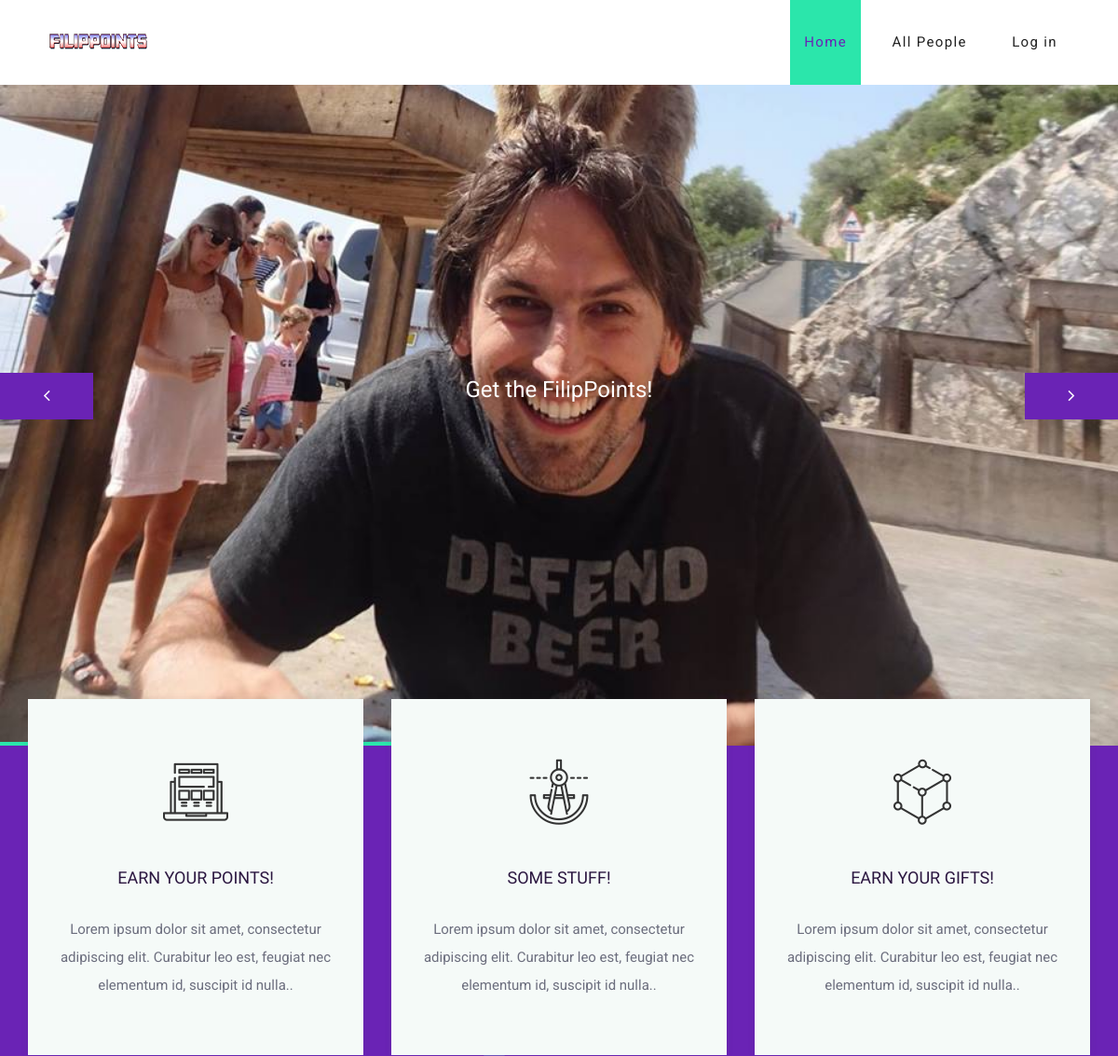
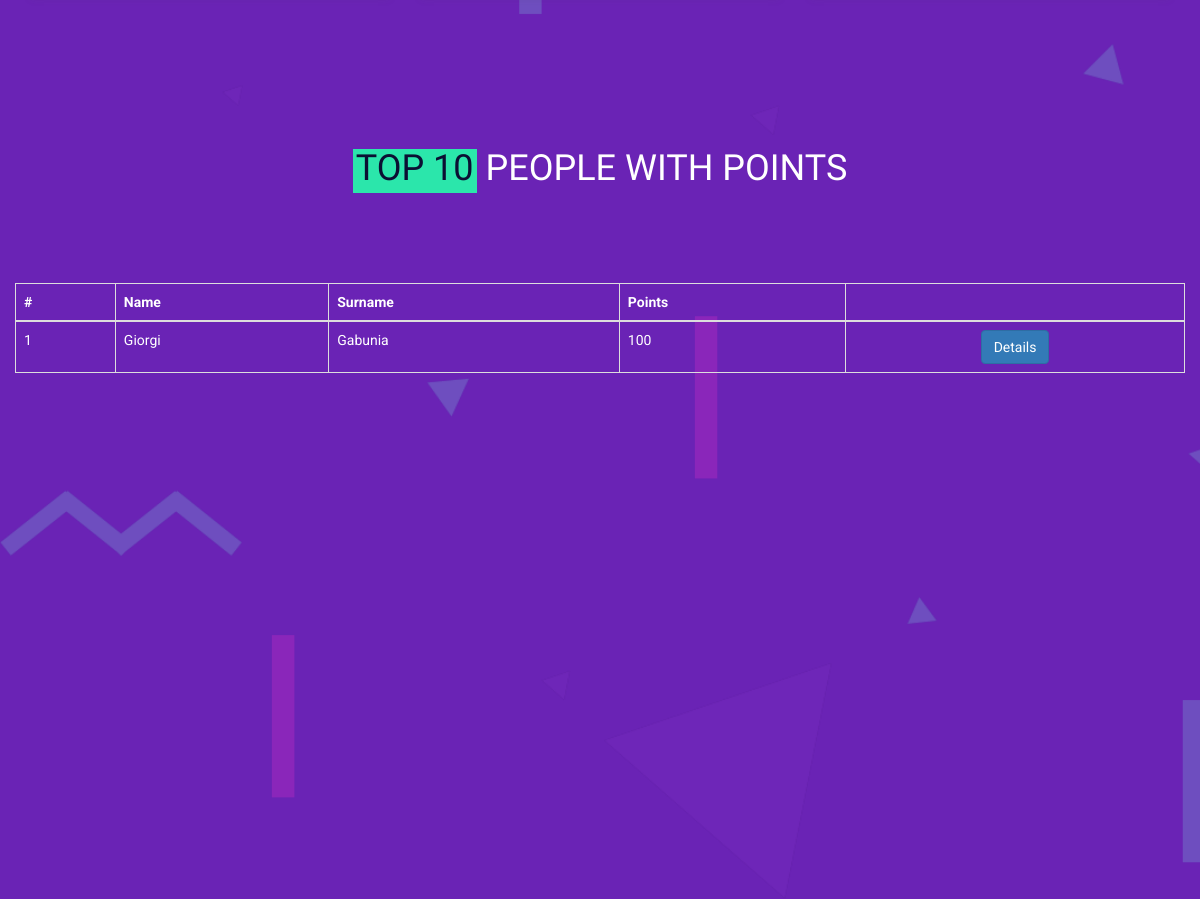
The page / on the database its author committed (2 pictures, top to bottom).
### fp_app/models.py (models this page shows, shortened)
class Person(models.Model):
    first_name = models.CharField(max_length = 256)
    last_name = models.CharField(max_length = 256, blank = True)
    points = models.IntegerField(default = 0)
    last_update = models.DateTimeField(default = datetime.now)

### fp_app/views.py (the view)
# urls.py: path('', views.Index.as_view(), name = 'index'),
class Index(ListView):
    model = models.Person
    ordering = ['-points']
    template_name = 'fp_app/index.html'

### fp_app/templates/fp_app/index.html (shortened to what this page needs)
{% extends "base.html" %}
{% load staticfiles %}
{% block content %}
	<div class="hero-section">
		<div class="hero-content">
			<div class="hero-center">
				<p class="slider-text">Get the FilipPoints!</p>
			</div>
		</div>
		<div id="hero-slider" class="owl-carousel">
			<div class="item  hero-item" data-bg="{% static 'images/filip.jpg' %}"></div>
		</div>
	</div>
	<div class="about-section">
		<div class="overlay"></div>
		<div class="card-section">
			<div class="container">
				<div class="row">
					<div class="col-md-4 col-sm-6">
						<div class="lab-card">
							<div class="icon">
								<i class="flaticon-018-laptop-1"></i>
							</div>
							<h2>Earn Your Points!</h2>
							<p>Lorem ipsum dolor sit amet, consectetur adipiscing elit. Curabitur leo est, feugiat nec elementum id, suscipit id nulla..</p>
						</div>
					</div>
					<div class="col-md-4 col-sm-6">
						<div class="lab-card">
							<div class="icon">
								<i class="flaticon-011-compass"></i>
							</div>
							<h2>Some Stuff!</h2>
							<p>Lorem ipsum dolor sit amet, consectetur adipiscing elit. Curabitur leo est, feugiat nec elementum id, suscipit id nulla..</p>
						</div>
					</div>
					<div class="col-md-4 col-sm-12">
						<div class="lab-card">
							<div class="icon">
								<i class="flaticon-012-cube"></i>
							</div>
							<h2>Earn your gifts!</h2>
							<p>Lorem ipsum dolor sit amet, consectetur adipiscing elit. Curabitur leo est, feugiat nec elementum id, suscipit id nulla..</p>
						</div>
					</div>
				</div>
			</div>
		</div>
		<div class="about-contant my-container">
			<div class="container">
				<div class="section-title">
					<h2><span>Top 10</span> People with points</h2>
				</div>
				<div class="row">
          <table class="table table-bordered table-responsive index-table">
            <thead>
              <tr>
								<th>#</th>
                <th>Name</th>
                <th>Surname</th>
                <th>Points</th>
                <th></th>
              </tr>
            </thead>
            <tbody>
              {% for person in person_list %}
                <tr>
									<td>{{forloop.counter}}</td>
                  <td>{{person.first_name}}</td>
                  <td>{{person.last_name}}</td>
                  <td>{{person.points}}</td>
                  <td class="text-center">
                      <a class="btn btn-primary" href="{% url 'filip_points:details' pk=person.pk %}">Details</a>
                  </td>
                </tr>
              {% endfor %}
            </tbody>
          </table>
				</div>
			</div>
		</div>
	</div>
{% endblock content %}

### static/css/style.css (style rules this page uses)
html, body { height: 100%; font-family: "Roboto", sans-serif; }
h1, h2, h3, h4, h5, h6 { font-family: "Oswald", sans-serif; padding: 0; margin: 0; }
h2 { font-size: 36px; }
p { font-size: 15px; color: #6c6e7e; line-height: 30px; font-family: "Roboto", sans-serif; }
.section-title { text-align: center; margin-bottom: 90px; padding-top: 50px; position: relative; }
.section-title h2 { text-transform: uppercase; color: #fff; font-weight: 400; }
.section-title h2 span { background: #2be6ab; padding: 0 3px 5px; display: inline-block; color: #0b1033; }
.hero-section { height: 100%; position: relative; }
.hero-content { position: absolute; width: calc(100% - 210px); height: 100%; margin-left: 105px; display: table; text-align: center; z-index: 5; }
.hero-content .hero-center { display: table-cell; vertical-align: middle; }
.hero-content p { font-size: 24px; color: #0b1033; margin-bottom: 0; margin-top: 35px; }
.about-section, .team-section { background: #6a23b5; position: relative; z-index: 2; }
.overlay { position: absolute; width: 100%; height: 100%; left: 0; top: 0; z-index: 3; background-image: url("../images/overlay.png"); background-repeat: no-repeat; background-size: cover; }
.card-section { position: relative; padding-bottom: 100px; z-index: 5; }
.lab-card { position: relative; margin-top: -50px; padding: 50px 25px; text-align: center; background: #f5faf8; -webkit-box-shadow: 0 0 8px rgba(74, 74, 74, 0.1); box-shadow: 0 0 8px rgba(74, 74, 74, 0.1); -webkit-transition: all 0.4s ease 0s; -o-transition: all 0.4s ease 0s; transition: all 0.4s ease 0s; }
.lab-card .icon { margin-bottom: 30px; font-size: 70px; -webkit-transition: all 0.4s ease 0s; -o-transition: all 0.4s ease 0s; transition: all 0.4s ease 0s; }
.lab-card h2 { text-transform: uppercase; font-size: 18px; color: #2b1640; margin-bottom: 30px; -webkit-transition: all 0.4s ease 0s; -o-transition: all 0.4s ease 0s; transition: all 0.4s ease 0s; }
.lab-card p { color: #6c6e7e; line-height: 30px; -webkit-transition: all 0.4s ease 0s; -o-transition: all 0.4s ease 0s; transition: all 0.4s ease 0s; }
.about-contant { position: relative; z-index: 5; }
.slider-text { color: white!important; }
.index-table { color: white; }
.my-container { min-height: 800px; }

### rows shown on the page
Person: first_name "Giorgi", last_name "Gabunia", points "100"
